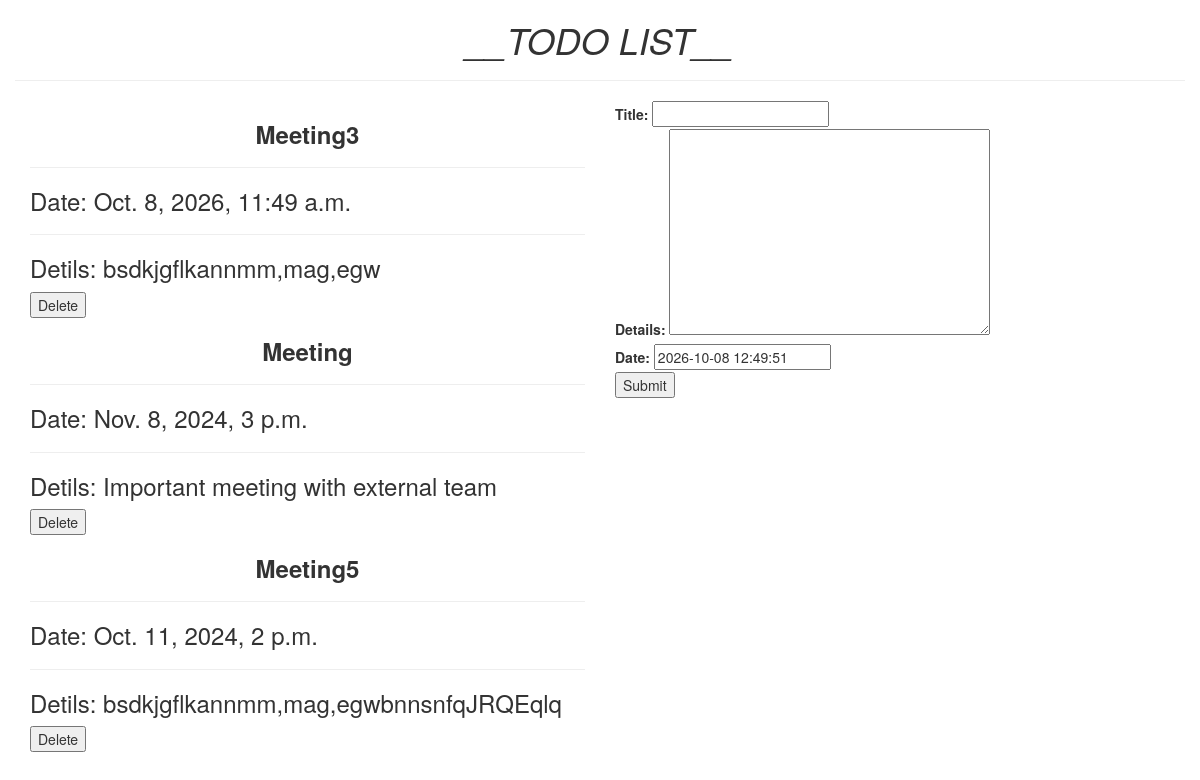
Page /todo/ on the earlier database version.
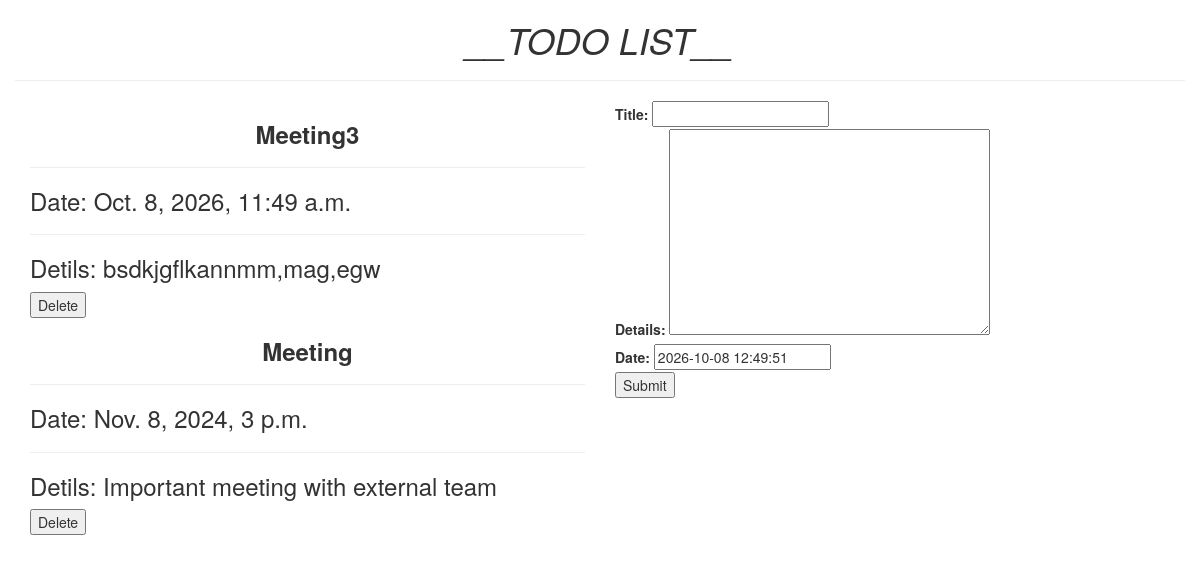
Same page on the later database version.
### MyToDo/models.py (models this page shows, shortened)
class Todo(models.Model):
    title = models.CharField(max_length=100)
    details = models.TextField()
    date = models.DateTimeField(default = timezone.now)

### MyToDo/views.py (the view)
# urls.py: path("",add_item,name="add"),
def add_item(request):
    item_list = Todo.objects.order_by("-date")
    if request.method == "POST":
        form = TodoForm(request.POST)
        if form.is_valid():
            form.save()
            return HttpResponse('Details submitted successfully')
    form = TodoForm()
    page = {
        "todo_form":form,
        "list":item_list,
        "title":"TODO LIST"
    }
    return render(request,"MyToDo/index.html",page)

### MyToDo/forms.py
class TodoForm(forms.ModelForm):
    class Meta:
        model = Todo
        fields = "__all__"

### MyToDo/templates/MyToDo/index.html (shortened to what this page needs)
<!DOCTYPE html>
<html lang="en" dir="ltr">
<head>
  <link rel="stylesheet" href="https://maxcdn.bootstrapcdn.com/bootstrap/3.3.7/css/bootstrap.min.css">
</head>
<body>
    <div class="container mb-5">
      <center class="row">
        <h1><i>__TODO LIST__</i></h1>
        <hr />
      </center>
      <div class="row">
        <div class="col-md-6">
          {% for i in list %}
          <div class="card">
            <h3><center><b>{{i.title}}</b></center></h3>
            <hr/>
            <h3>Date: {{i.date}}</h3>
            <hr/>
            <h3>Detils: {{i.details}}</h3>
          </div>
          <form method="post" action = "{% url 'todo:delete' i.id %}">
            <button type="submit">Delete</button>
          </form>
          {% endfor %}
        </div>
        <div class="col-md-6">
          <form method = "post">
            {{todo_form}}
            <button type="submit">Submit</button>
          </form>
      </div>
      </div>
    </div>
</body>

Differences in the rows shown:
removed Todo: title "Meeting5", date "Oct. 11, 2024, 2 p.m.", details "bsdkjgflkannmm,mag,egwbnnsnfqJRQEqlq"
